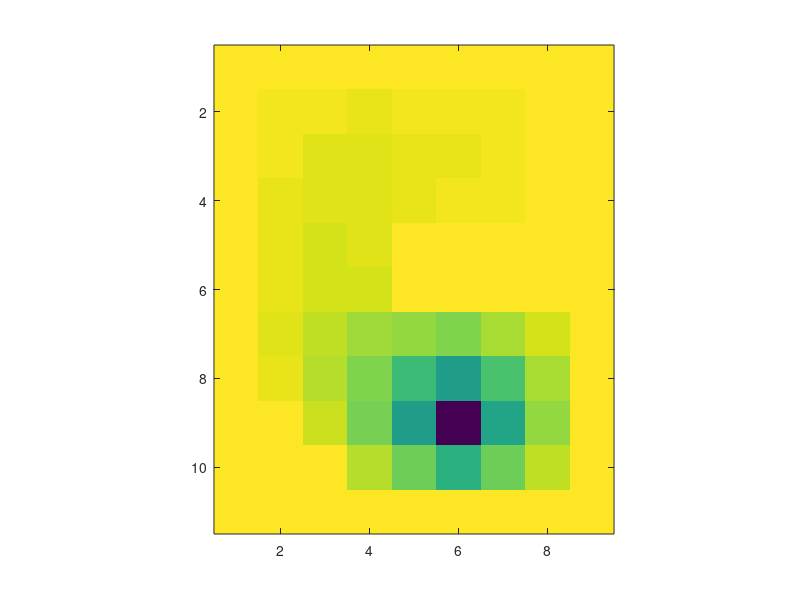

This figure's MATLAB source:
% parameter
tol      =  0.01;
maxIter  = 50;

% initialize map
Map = zeros(11,9);
Map(1,:) = -1; Map(11,:) = -1; Map(:,1) = -1; Map(:,9)     = -1;
Map(9,2) = -1; Map(10,2) = -1; Map(10,3)= -1; Map(5:6,5:8) = -1;

% initialize search start and goal locations
SearchStart = [3,7];
SearchGoal  = [9,6];

% initialize iterative search
SearchSolution = zeros(size(Map));
SearchSolution(Map==-1)=1;   %set obstacle cells to "1"
SearchSolution(Map==0) =0.5; %set free cells to "0.5"
SearchSolution(SearchGoal(1),SearchGoal(2)) = 0;

% iteratively solve the discrete Laplace Equation with Dirichlet boundary conditions

% iteration counter
iter = 1;
prevSolution = inf(size(Map));

while iter < maxIter && max(abs(prevSolution(:) - SearchSolution(:))) > tol
    
    % solution of prev iteration 
    prevSolution = SearchSolution;
    
    % for (x, y) 
    x_bound = size(prevSolution, 1);
    y_bound = size(prevSolution, 2);
    
    % assume boundary of space is obstacles
    for x = 1:x_bound
        for y = 1:y_bound
           
            if prevSolution(x, y) == 1 || prevSolution(x, y) == 0
                % do not update goal or obstacles
                SearchSolution(x, y) = prevSolution(x, y);
                
                continue;
            end
            
            % update other cells (mean value of neighbors)
            U_q = prevSolution(x-1, y) + prevSolution(x+1, y) + ...
                prevSolution(x, y-1) + prevSolution(x, y+1);
            
            U_q = U_q / 4;
            
            SearchSolution(x, y) = U_q;
        end
    end
        
    % update iteration counter
    iter = iter + 1;
end

% visualize the solution
imagesc(SearchSolution)
set(gca,'dataAspectRatio',[1 1 1])